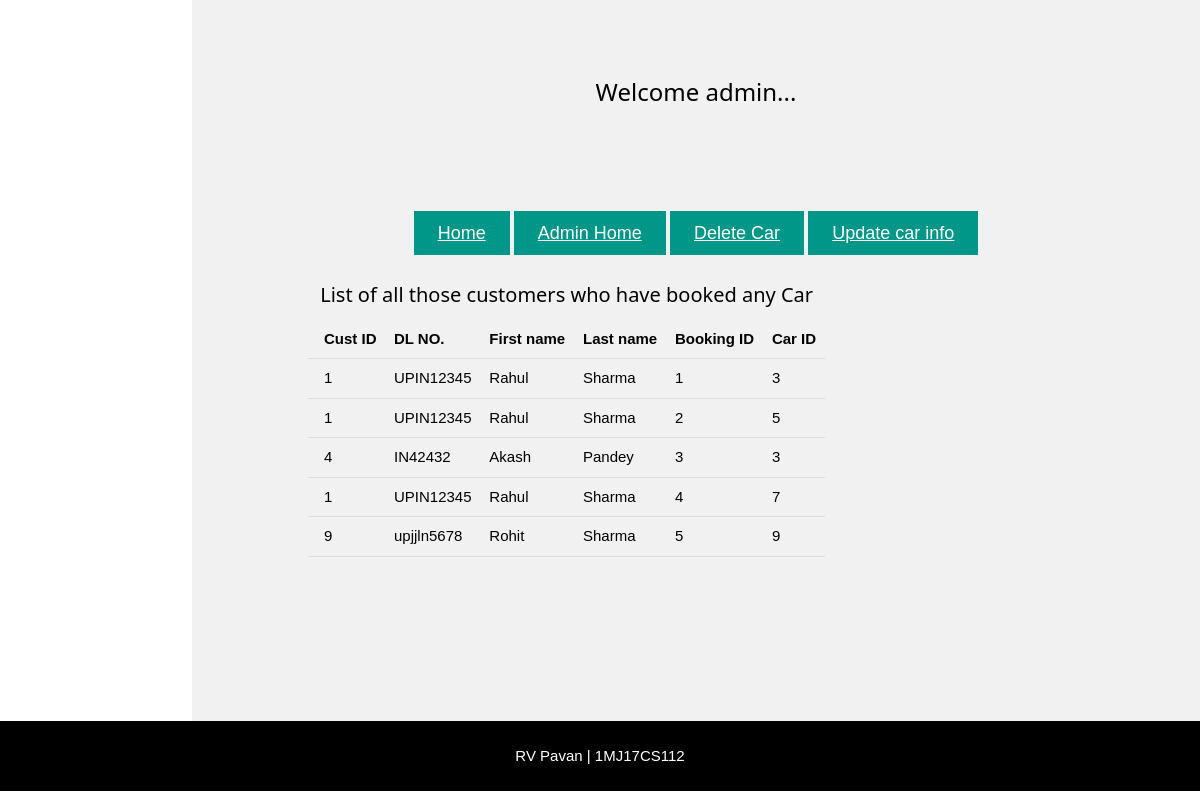
Screenshot of /custbook.php with the database file from the repository.
### tables this page shows
CREATE TABLE `booking_details` (
  `booking_id` int(20) NOT NULL,
  `car_id` int(11) NOT NULL,
  `cust_id` int(11) NOT NULL,
  `from_date` date NOT NULL,
  `return_date` date DEFAULT NULL
);

CREATE TABLE `customer` (
  `cust_id` int(11) NOT NULL,
  `dl_no` varchar(10) NOT NULL,
  `first_name` varchar(255) DEFAULT NULL,
  `last_name` varchar(255) DEFAULT NULL,
  `dob` date NOT NULL,
  `address` varchar(255) NOT NULL,
  `city` varchar(255) NOT NULL,
  `state` varchar(255) NOT NULL,
  `contact_no` char(10) NOT NULL,
  `password` varchar(255) NOT NULL,
  `email_id` varchar(50) NOT NULL
);

### custbook.php (the view, shortened to what this page needs)
<!DOCTYPE html>
<html>
<link rel="stylesheet" type="text/css" href="w3.css">
<body class="w3-content" style="max-width:1200px">
<div class="w3-row-padding w3-light-grey w3-padding-64 w3-container" style="margin-left:16%">
  <h3 class="w3-center">Welcome admin...</h3>
<header class="w3-container w3-center" style="padding:100px 100px">
<a href="index.php" class="3-button w3-teal w3-padding-large w3-large w3-margin-top">Home</a>
    <a href="adminpage.html" class="3-button w3-teal w3-padding-large w3-large w3-margin-top">Admin Home</a>
    <a href="addcar.php" class="3-button w3-teal w3-padding-large w3-large w3-margin-top">Delete Car</a>
    <a href="updatecar.php" class="3-button w3-teal w3-padding-large w3-large w3-margin-top">Update car info</a>
  <br>
<br>
  <div class="w3-content">
    <div class="w3-twothird">
      <h4>List of all those customers who have booked any Car</h4>
      <?php
      include 'setup.php';
      $sql = "SELECT * FROM `customer`,`booking_details` WHERE `customer`.`cust_id`=`booking_details`.`cust_id`";
      $result = mysqli_query($conn, $sql);
      echo "<table class='w3-table w3-bordered'>";
      echo'<th>Cust ID</th><th>DL NO.</th><th>First name</th><th>Last name</th><th>Booking ID</th><th>Car ID</th>';
      while($data = mysqli_fetch_array($result))
      {
      echo'<tr>';
      echo '<td>'.$data['cust_id'].'</td><td>'.$data['dl_no'].'</td><td>'.$data['first_name'].'</td><td>'.$data['last_name'].'</td><td>'.$data['booking_id'].'</td><td>'.$data['car_id'].'</td>';
      echo'</tr>';
      }
      echo "</table>";
      ?>
    </div>
  </div>
</div>
  <div class="w3-black w3-center w3-padding-24">RV Pavan |  1MJ17CS112</div>
</body>
</html>

### w3.css (style rules this page uses)
html { box-sizing:border-box }
*,*:before,*:after { box-sizing:inherit }
html { -ms-text-size-adjust:100%;-webkit-text-size-adjust:100% }
body { margin:0 }
article,aside,details,figcaption,figure,footer,header,main,menu,nav,section,summary { display:block }
a { background-color:transparent;-webkit-text-decoration-skip:objects }
html,body { font-family:Verdana,sans-serif;font-size:15px;line-height:1.5 }
html { overflow-x:hidden }
h3 { font-size:24px }
h4 { font-size:20px }
h1,h2,h3,h4,h5,h6 { font-family:"Segoe UI",Arial,sans-serif;font-weight:400;margin:10px 0 }
a { color:inherit }
.w3-table,.w3-table-all { border-collapse:collapse;border-spacing:0;width:100%;display:table }
.w3-bordered tr,.w3-table-all tr { border-bottom:1px solid #ddd }
.w3-table td,.w3-table th,.w3-table-all td,.w3-table-all th { padding:8px 8px;display:table-cell;text-align:left;vertical-align:top }
.w3-table th:first-child,.w3-table td:first-child,.w3-table-all th:first-child,.w3-table-all td:first-child { padding-left:16px }
.w3-container:after,.w3-container:before,.w3-panel:after,.w3-panel:before,.w3-row:after,.w3-row:before,.w3-row-padding:after,.w3-row-padding:before, .w3-cell-row:before,.w3-cell-row:after,.w3-clear:after,.w3-clear:before,.w3-bar:before,.w3-bar:after { content:"";display:table;clear:both }
.w3-col,.w3-half,.w3-third,.w3-twothird,.w3-threequarter,.w3-quarter { float:left;width:100% }
@media (min-width:601px) { .w3-col.m8,.w3-twothird { width:66.66666% } }
.w3-content { max-width:980px;margin:auto }
.w3-row-padding,.w3-row-padding>.w3-half,.w3-row-padding>.w3-third,.w3-row-padding>.w3-twothird,.w3-row-padding>.w3-threequarter,.w3-row-padding>.w3-quarter,.w3-row-padding>.w3-col { padding:0 8px }
.w3-container,.w3-panel { padding:0.01em 16px }
.w3-large { font-size:18px!important }
.w3-center { text-align:center!important }
.w3-margin-top { margin-top:16px!important }
.w3-padding-large { padding:12px 24px!important }
.w3-padding-24 { padding-top:24px!important;padding-bottom:24px!important }
.w3-padding-64 { padding-top:64px!important;padding-bottom:64px!important }
.w3-teal,.w3-hover-teal:hover { color:#fff!important;background-color:#009688!important }
.w3-black,.w3-hover-black:hover { color:#fff!important;background-color:#000!important }
.w3-light-grey,.w3-hover-light-grey:hover,.w3-light-gray,.w3-hover-light-gray:hover { color:#000!important;background-color:#f1f1f1!important }

### rows the page displays
booking_details: cust "1", cust.dl_no "UPIN12345", cust.first_name "Rahul", cust.last_name "Sharma", booking_id "1", car "3"
booking_details: cust "1", cust.dl_no "UPIN12345", cust.first_name "Rahul", cust.last_name "Sharma", booking_id "2", car "5"
booking_details: cust "4", cust.dl_no "IN42432", cust.first_name "Akash", cust.last_name "Pandey", booking_id "3", car "3"
booking_details: cust "1", cust.dl_no "UPIN12345", cust.first_name "Rahul", cust.last_name "Sharma", booking_id "4", car "7"
booking_details: cust "9", cust.dl_no "upjjln5678", cust.first_name "Rohit", cust.last_name "Sharma", booking_id "5", car "9"
